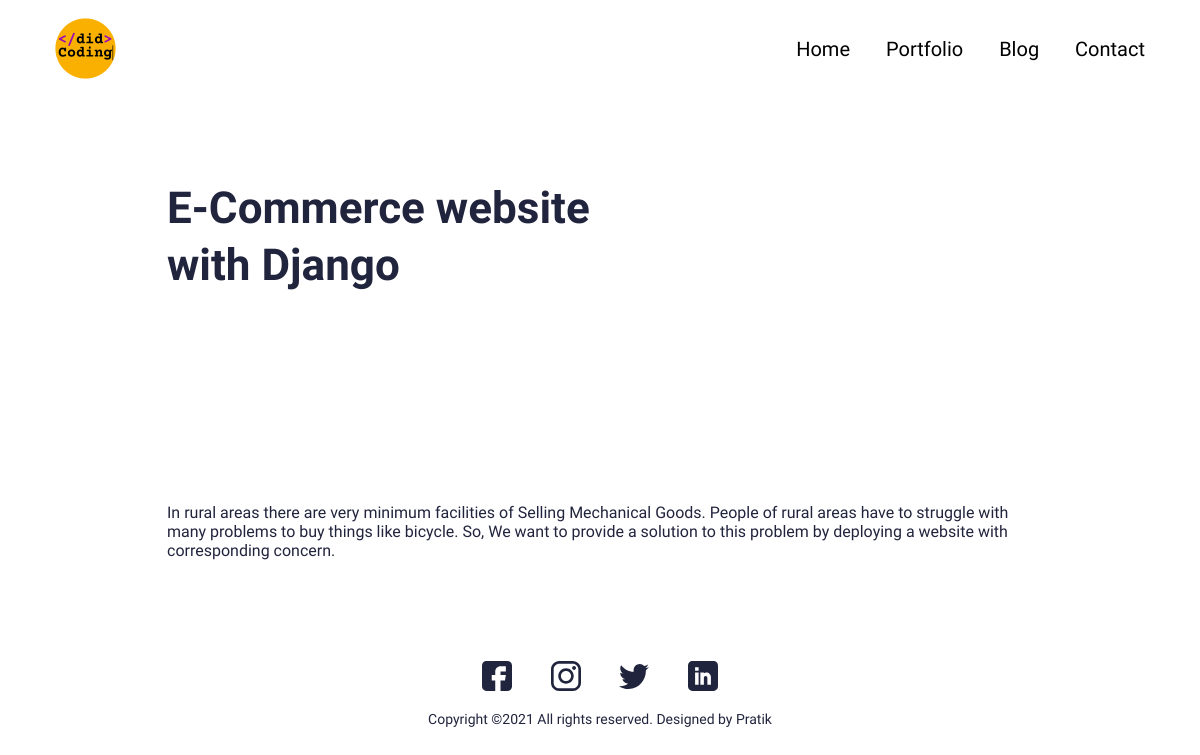
/portfolio/e-commerce-website-with-django, run on the app's committed database.
### main/models.py (models this page shows, shortened)
class Portfolio(models.Model):
    class Meta:
        verbose_name_plural = 'Portfolio Profiles'
        verbose_name = 'Portfolio'
        ordering = ["name"]
    date = models.DateTimeField(blank=True, null=True)
    name = models.CharField(max_length=200, blank=True, null=True)
    description = models.CharField(max_length=500, blank=True, null=True)
    body = RichTextField(blank=True, null=True)
    image = models.ImageField(blank=True, null=True, upload_to="portfolio")
    slug = models.SlugField(null=True, blank=True)
    is_active = models.BooleanField(default=True)

### main/views.py (the view)
# urls.py: path('portfolio/<slug:slug>', views.PortfolioDetailView.as_view(), name="portfolio"),
class PortfolioDetailView(generic.DetailView):
    model = Portfolio
    template_name = "portfolio-detail.html"

### portfolio/context_processors.py (called while the page is built)
def project_context(request):
	context = {
		'me': User.objects.first(),
	}
	return context

### templates/portfolio-detail.html (shortened to what this page needs)
{% extends 'base.html' %}
{% load static %}
{% block content %}
<section>
  <div class="innerPageBannerCol">
    <div class="container">
      <div class="row g-4 g-md-3  align-items-center">
        <div class="col-md-6">
          <div class="bannerContent">
            <h1 class="xlTitle pb-md-3">{{object.name}}</h1>
          </div>
        </div>
      </div>
    </div>
  </div>
</section>
<section>
  <div class="sectionSpaceSm">
    <div class="container">
      {{object.body|safe}}
    </div>
  </div>
</section>
{%endblock%}

### static/css/style.css (style rules this page uses)
:root { --primaryColor: #9C07B6; --primaryDarkColor: #3D0048; --primaryHoverColor: #900AA8; --secondaryColor: #F9B000; --baseColor: #21243D; --baseFont: 'Heebo', sans-serif; --titleFont: 'Courier Prime', monospace; --regular: 400; --medium: 500; --bold: 700; --black: 900; --lightBg: #F1F1F1; }
html { scroll-behavior: smooth; }
body { font-family: var(--baseFont); color: var(--baseColor); line-height: normal; }
.xlTitle { font-size: 44px; line-height: 1.3; font-weight: var(--bold); font-family: var(--titleFont) }
.sectionSpaceSm { padding: 35px 0; }
.innerPageBannerCol { padding: 180px 0 150px; }
@media (min-width:992px) { .container, .container-lg, .container-md, .container-sm, .container-xl, .container-xxl { max-width: 890px; } }

### data on the page
Portfolio: name "E-Commerce website with Django", body "In rural areas there are very minimum facilities of Selling Mechanical Goods. People of rural areas have to struggle with many problems to buy things like bicycle. So, We want to provide a solution to this problem by deploying a website with corresponding concern."
